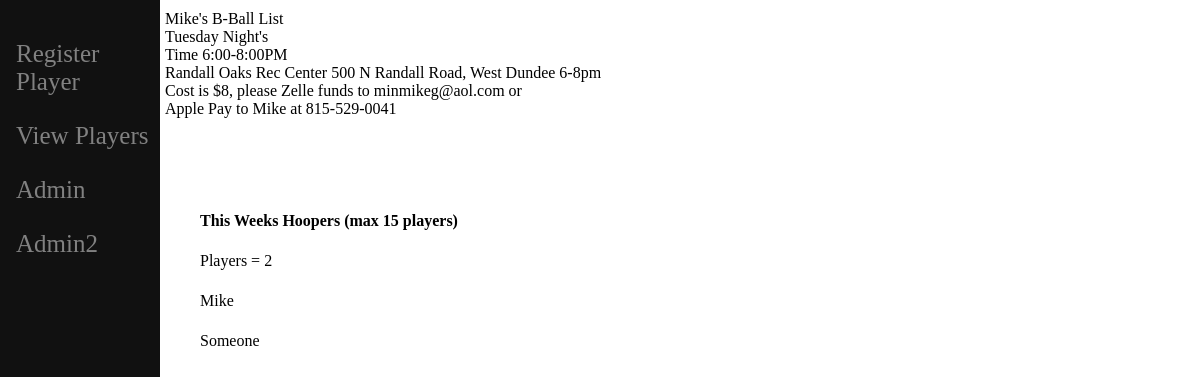
The app's page /, older data.
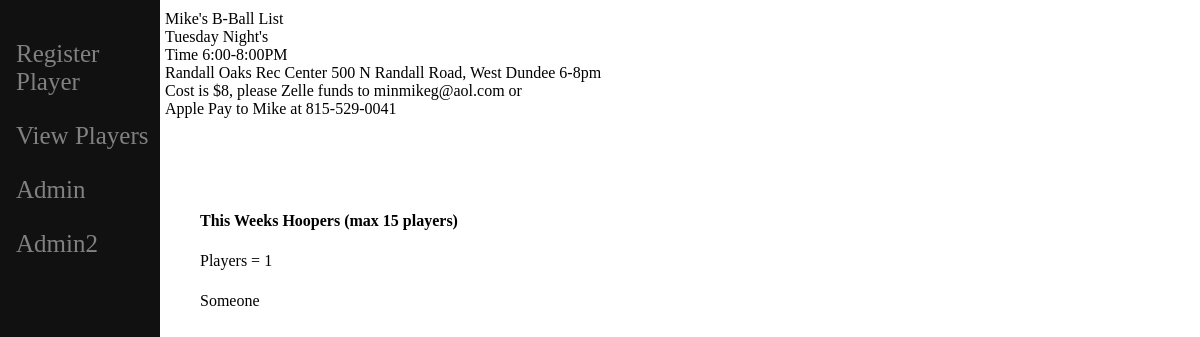
The same page, newer data.
### b_ball/models.py (models this page shows, shortened)
class Player(models.Model):
    player_name = models.CharField(max_length=30)
    player_email = models.CharField(max_length=30)
    player_cell = models.CharField(max_length=10)

### b_ball/views.py (the view)
# urls.py: path('', views.home, name='home'),
def home(request):
    players = Player.objects.all()
    number_of_players = Player.objects.all()
    count = len(number_of_players)
    return render(request, 'home.html', {'players': players,'count':count,})

### b_ball/templates/home.html
{% extends 'base.html' %}
{% block content %}
<html>
        <body>
                <div>
                <table>
                        <tr>
                                <th style="padding:10px;">This Weeks Hoopers (max 15 players)</th>
                        </tr>
                        <tr>
                                <td style = "padding:10px;">Players = {{count}}</td>
                        </tr>
                                {% for p in players %}
                        <tr>
                                <td style="padding:10px;">{{p.player_name}}</td>
                        </tr>
                                {% endfor %}
                </table>
                </div>
        </body>
</html>
{% endblock %}

Row changes from the older to the newer data that the page shows:
removed Player: player_name "Mike"
Text that changed along with them:
{{ count }}: "2" → "1"
